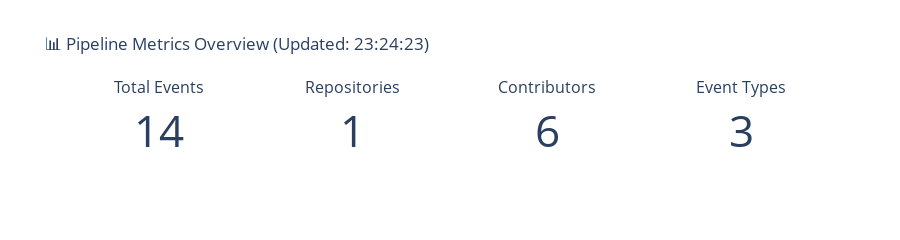

Here is the notebook cell this chart was saved with:
### Markdown cell above
#  Display Dashboard

### Code cell
if dashboard.load_data():
    print("✓ Data loaded successfully")
    
    # Show KPI cards
    kpi_fig = dashboard.create_summary_cards()
    if kpi_fig:
        kpi_fig.show()
    
    # Show comprehensive dashboard
    main_fig = dashboard.create_comprehensive_dashboard()
    if main_fig:
        main_fig.show()
else:
    print("⚠️  Failed to load data. Make sure the pipeline has run at least once.")

### Figure 1 — Plotly figure (JSON) as saved in the notebook; plotly's stock layout.template omitted (floating-point values rounded to 4 significant figures)
{"data": [{"domain": {"x": [0, 0.2125], "y": [0, 1]}, "mode": "number", "number": {"valueformat": ","}, "type": "indicator", "value": 14}, {"domain": {"x": [0.2625, 0.475], "y": [0, 1]}, "mode": "number", "number": {"valueformat": ","}, "type": "indicator", "value": 1}, {"domain": {"x": [0.525, 0.7375], "y": [0, 1]}, "mode": "number", "number": {"valueformat": ","}, "type": "indicator", "value": 6}, {"domain": {"x": [0.7875, 1], "y": [0, 1]}, "mode": "number", "number": {"valueformat": ","}, "type": "indicator", "value": 3}], "layout": {"annotations": [{"font": {"size": 16}, "showarrow": false, "text": "Total Events", "x": 0.1062, "xanchor": "center", "xref": "paper", "y": 1, "yanchor": "bottom", "yref": "paper"}, {"font": {"size": 16}, "showarrow": false, "text": "Repositories", "x": 0.3688, "xanchor": "center", "xref": "paper", "y": 1, "yanchor": "bottom", "yref": "paper"}, {"font": {"size": 16}, "showarrow": false, "text": "Contributors", "x": 0.6313, "xanchor": "center", "xref": "paper", "y": 1, "yanchor": "bottom", "yref": "paper"}, {"font": {"size": 16}, "showarrow": false, "text": "Event Types", "x": 0.8938, "xanchor": "center", "xref": "paper", "y": 1, "yanchor": "bottom", "yref": "paper"}], "height": 200, "showlegend": false, "title": {"text": "📊 Pipeline Metrics Overview (Updated: 23:24:23)"}}}
